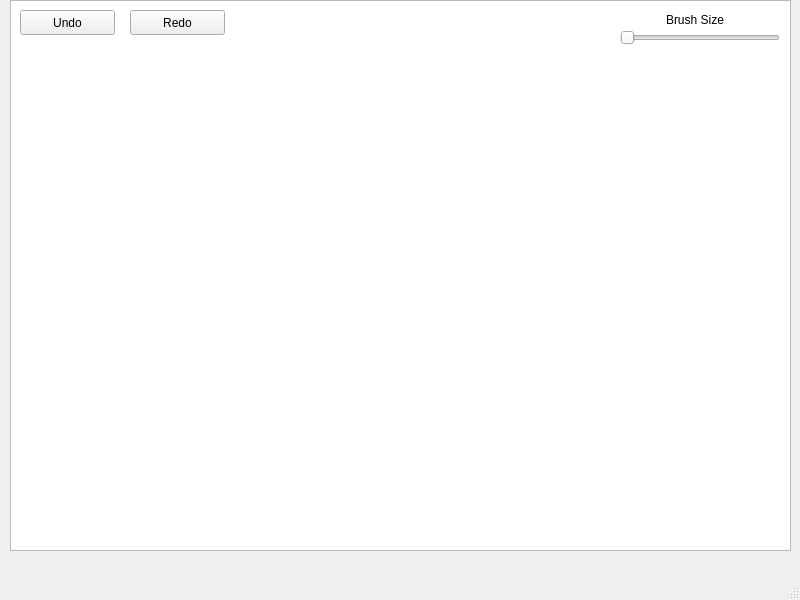
<?xml version="1.0" encoding="UTF-8"?>
<ui version="4.0">
 <class>MainWindow</class>
 <widget class="QMainWindow" name="MainWindow">
  <property name="geometry">
   <rect>
    <x>0</x>
    <y>0</y>
    <width>800</width>
    <height>600</height>
   </rect>
  </property>
  <property name="windowTitle">
   <string>MainWindow</string>
  </property>
  <widget class="QWidget" name="centralwidget">
   <widget class="QGraphicsView" name="graphicsView">
    <property name="geometry">
     <rect>
      <x>10</x>
      <y>0</y>
      <width>781</width>
      <height>551</height>
     </rect>
    </property>
   </widget>
   <widget class="QPushButton" name="pushButton">
    <property name="geometry">
     <rect>
      <x>20</x>
      <y>10</y>
      <width>95</width>
      <height>25</height>
     </rect>
    </property>
    <property name="text">
     <string>Undo</string>
    </property>
   </widget>
   <widget class="QPushButton" name="pushButton_2">
    <property name="geometry">
     <rect>
      <x>130</x>
      <y>10</y>
      <width>95</width>
      <height>25</height>
     </rect>
    </property>
    <property name="text">
     <string>Redo</string>
    </property>
   </widget>
   <widget class="QSlider" name="horizontalSlider">
    <property name="geometry">
     <rect>
      <x>620</x>
      <y>30</y>
      <width>160</width>
      <height>16</height>
     </rect>
    </property>
    <property name="orientation">
     <enum>Qt::Orientation::Horizontal</enum>
    </property>
   </widget>
   <widget class="QLabel" name="label">
    <property name="geometry">
     <rect>
      <x>666</x>
      <y>10</y>
      <width>71</width>
      <height>20</height>
     </rect>
    </property>
    <property name="text">
     <string>Brush Size</string>
    </property>
   </widget>
  </widget>
  <widget class="QMenuBar" name="menubar">
   <property name="geometry">
    <rect>
     <x>0</x>
     <y>0</y>
     <width>800</width>
     <height>22</height>
    </rect>
   </property>
  </widget>
  <widget class="QStatusBar" name="statusbar"/>
 </widget>
 <resources/>
 <connections/>
</ui>
